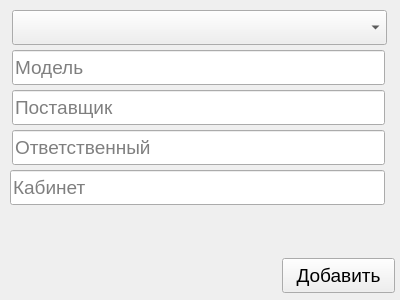
<?xml version="1.0" encoding="UTF-8"?>
<ui version="4.0">
 <class>createdevice</class>
 <widget class="QWidget" name="createdevice">
  <property name="geometry">
   <rect>
    <x>0</x>
    <y>0</y>
    <width>400</width>
    <height>300</height>
   </rect>
  </property>
  <property name="windowTitle">
   <string>Form</string>
  </property>
  <widget class="QComboBox" name="cb_types">
   <property name="geometry">
    <rect>
     <x>12</x>
     <y>10</y>
     <width>375</width>
     <height>35</height>
    </rect>
   </property>
   <property name="font">
    <font>
     <pointsize>14</pointsize>
    </font>
   </property>
  </widget>
  <widget class="QLineEdit" name="le_model">
   <property name="geometry">
    <rect>
     <x>12</x>
     <y>50</y>
     <width>373</width>
     <height>35</height>
    </rect>
   </property>
   <property name="font">
    <font>
     <pointsize>14</pointsize>
    </font>
   </property>
   <property name="placeholderText">
    <string>Модель</string>
   </property>
  </widget>
  <widget class="QLineEdit" name="le_manufacturer">
   <property name="geometry">
    <rect>
     <x>12</x>
     <y>90</y>
     <width>373</width>
     <height>35</height>
    </rect>
   </property>
   <property name="font">
    <font>
     <pointsize>14</pointsize>
    </font>
   </property>
   <property name="placeholderText">
    <string>Поставщик</string>
   </property>
  </widget>
  <widget class="QLineEdit" name="le_responsible">
   <property name="geometry">
    <rect>
     <x>12</x>
     <y>130</y>
     <width>373</width>
     <height>35</height>
    </rect>
   </property>
   <property name="font">
    <font>
     <pointsize>14</pointsize>
    </font>
   </property>
   <property name="placeholderText">
    <string>Ответственный</string>
   </property>
  </widget>
  <widget class="QLineEdit" name="le_room">
   <property name="geometry">
    <rect>
     <x>10</x>
     <y>170</y>
     <width>375</width>
     <height>35</height>
    </rect>
   </property>
   <property name="font">
    <font>
     <pointsize>14</pointsize>
    </font>
   </property>
   <property name="placeholderText">
    <string>Кабинет</string>
   </property>
  </widget>
  <widget class="QPushButton" name="pb_addNewDevice">
   <property name="geometry">
    <rect>
     <x>282</x>
     <y>258</y>
     <width>113</width>
     <height>35</height>
    </rect>
   </property>
   <property name="font">
    <font>
     <pointsize>14</pointsize>
    </font>
   </property>
   <property name="text">
    <string>Добавить</string>
   </property>
  </widget>
 </widget>
 <resources/>
 <connections/>
</ui>
